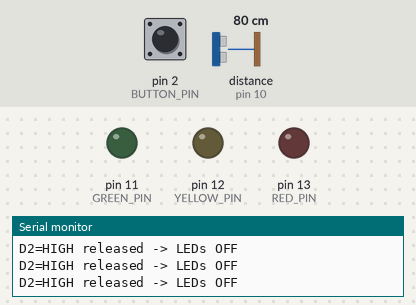
A sketch run on a simulated Arduino Uno, built with avr-gcc and run on an emulated ATmega328P. Shown: output pins drawn as LEDs (lit = HIGH), the last lines printed to the serial monitor. Inputs (shaded band) come from the test bench; at power-on: pin 2 (BUTTON_PIN) HIGH, distance to the obstacle (sensor on pin 10) 80 cm. The echo pulse lasts 58.3 µs per cm; pins used as bus, display or sensor lines are not drawn.

Above: at 1.4 s.
1.5 s: pin 2 (BUTTON_PIN) pulled LOW for 0.35 s
At 1.9 s:
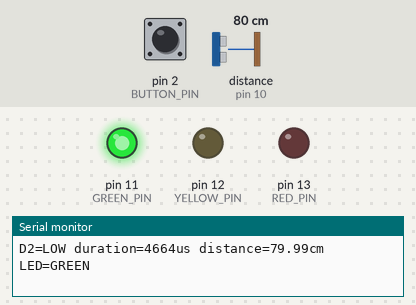
3.6 s: pin 2 (BUTTON_PIN) pulled LOW for 3.2 s
At 7.4 s:
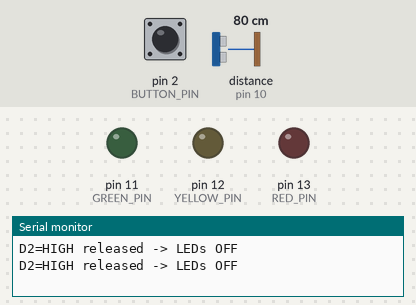
Timing chart, 0 to 8.9 s (numbered marks = the images above; inputs shaded):
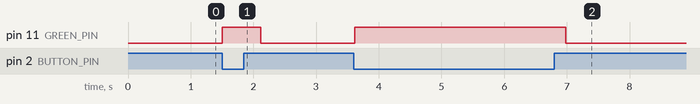

The sketch:

v1_baseline.ino
```cpp
// СРС №6 — исходная (базовая) версия скетча, v1
// Arduino UNO + HC-SR04 + 3 LED + кнопка (D2 -> GND, INPUT_PULLUP)
// Эта версия сохраняется без изменений как точка отсчёта для сравнения до/после.

const int TRIG_PIN   = 9;
const int ECHO_PIN   = 10;
const int BUTTON_PIN = 2;
const int RED_PIN    = 13;  // < 20 см
const int YELLOW_PIN = 12;  // 20..50 см включительно
const int GREEN_PIN  = 11;  // > 50 см

void allOff() {
  digitalWrite(RED_PIN, LOW);
  digitalWrite(YELLOW_PIN, LOW);
  digitalWrite(GREEN_PIN, LOW);
}

void setup() {
  Serial.begin(9600);
  pinMode(TRIG_PIN, OUTPUT);
  pinMode(ECHO_PIN, INPUT);
  pinMode(BUTTON_PIN, INPUT_PULLUP);  // отпущена = HIGH, нажата = LOW
  pinMode(RED_PIN, OUTPUT);
  pinMode(YELLOW_PIN, OUTPUT);
  pinMode(GREEN_PIN, OUTPUT);
  allOff();
  Serial.println("v1 baseline started");
}

void loop() {
  int button = digitalRead(BUTTON_PIN);

  if (button == HIGH) {             // кнопка отпущена: измерения прекращены
    allOff();
    Serial.println("D2=HIGH released -> LEDs OFF");
    delay(300);
    return;
  }

  // Импульс запуска 10 мкс
  digitalWrite(TRIG_PIN, LOW);
  delayMicroseconds(2);
  digitalWrite(TRIG_PIN, HIGH);
  delayMicroseconds(10);
  digitalWrite(TRIG_PIN, LOW);

  unsigned long duration = pulseIn(ECHO_PIN, HIGH);  // тайм-аут по умолчанию 1 с

  if (duration == 0) {              // 0 = эхо не получено, а НЕ расстояние 0 см
    allOff();
    Serial.println("D2=LOW ERROR: no echo -> LEDs OFF");
    delay(300);
    return;
  }

  float distance = duration * 0.0343 / 2;

  allOff();
  const char *led;
  if (distance < 20) {
    digitalWrite(RED_PIN, HIGH);
    led = "RED";
  } else if (distance <= 50) {
    digitalWrite(YELLOW_PIN, HIGH);
    led = "YELLOW";
  } else {
    digitalWrite(GREEN_PIN, HIGH);
    led = "GREEN";
  }

  Serial.print("D2=LOW duration=");
  Serial.print(duration);
  Serial.print("us distance=");
  Serial.print(distance, 2);
  Serial.print("cm LED=");
  Serial.println(led);

  delay(300);
}
```

Measured:
- after the input at 1.5 s, pin 11 (GREEN_PIN): LOW → HIGH at once, → LOW 0.61 s later
- after the input at 3.6 s, pin 11 (GREEN_PIN): LOW → HIGH at once, → LOW 3.4 s later
